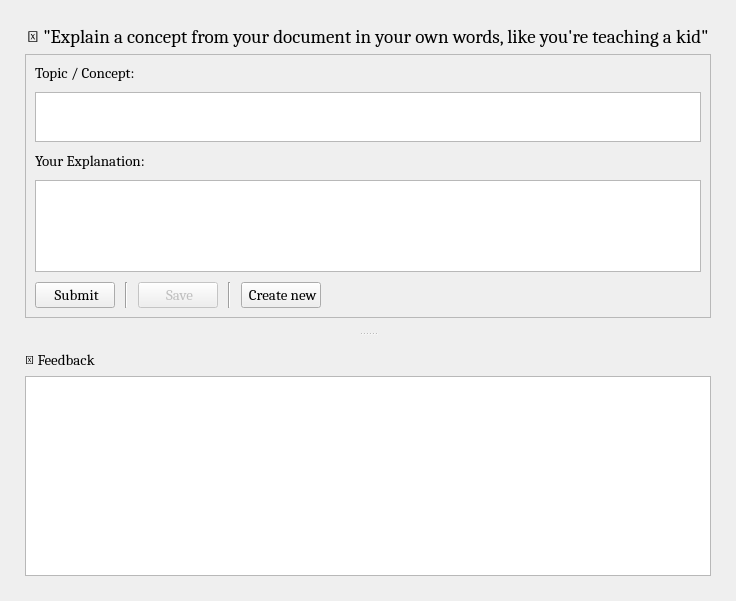
<?xml version="1.0" encoding="UTF-8"?>
<ui version="4.0">
 <class>TeachWidget</class>
 <widget class="QWidget" name="TeachWidget">
  <property name="geometry">
   <rect>
    <x>0</x>
    <y>0</y>
    <width>736</width>
    <height>601</height>
   </rect>
  </property>
  <property name="windowTitle">
   <string>Teach Window</string>
  </property>
  <layout class="QVBoxLayout" name="verticalLayout_4">
   <property name="spacing">
    <number>6</number>
   </property>
   <property name="leftMargin">
    <number>25</number>
   </property>
   <property name="topMargin">
    <number>25</number>
   </property>
   <property name="rightMargin">
    <number>25</number>
   </property>
   <property name="bottomMargin">
    <number>25</number>
   </property>
   <item>
    <widget class="QLabel" name="label">
     <property name="font">
      <font>
       <family>Cambria</family>
       <pointsize>14</pointsize>
      </font>
     </property>
     <property name="text">
      <string>🧠 &quot;Explain a concept from your document in your own words, like you're teaching a kid&quot;</string>
     </property>
     <property name="alignment">
      <set>Qt::AlignmentFlag::AlignCenter</set>
     </property>
     <property name="wordWrap">
      <bool>true</bool>
     </property>
    </widget>
   </item>
   <item>
    <widget class="QSplitter" name="splitter">
     <property name="orientation">
      <enum>Qt::Orientation::Vertical</enum>
     </property>
     <property name="opaqueResize">
      <bool>true</bool>
     </property>
     <property name="handleWidth">
      <number>2</number>
     </property>
     <widget class="QWidget" name="widget_2" native="true">
      <layout class="QVBoxLayout" name="verticalLayout_3">
       <property name="bottomMargin">
        <number>15</number>
       </property>
       <item>
        <widget class="QFrame" name="frame">
         <property name="frameShape">
          <enum>QFrame::Shape::StyledPanel</enum>
         </property>
         <property name="frameShadow">
          <enum>QFrame::Shadow::Raised</enum>
         </property>
         <layout class="QVBoxLayout" name="verticalLayout">
          <property name="spacing">
           <number>10</number>
          </property>
          <item>
           <layout class="QHBoxLayout" name="horizontalLayout">
            <item>
             <widget class="QLabel" name="label_2">
              <property name="font">
               <font>
                <family>Cambria</family>
                <pointsize>11</pointsize>
               </font>
              </property>
              <property name="text">
               <string>Topic / Concept:</string>
              </property>
             </widget>
            </item>
            <item>
             <spacer name="horizontalSpacer">
              <property name="orientation">
               <enum>Qt::Orientation::Horizontal</enum>
              </property>
              <property name="sizeHint" stdset="0">
               <size>
                <width>304</width>
                <height>17</height>
               </size>
              </property>
             </spacer>
            </item>
           </layout>
          </item>
          <item>
           <widget class="QPlainTextEdit" name="topic_input">
            <property name="maximumSize">
             <size>
              <width>16777215</width>
              <height>50</height>
             </size>
            </property>
            <property name="font">
             <font>
              <family>Cambria</family>
              <pointsize>11</pointsize>
             </font>
            </property>
            <property name="plainText">
             <string/>
            </property>
           </widget>
          </item>
          <item>
           <layout class="QHBoxLayout" name="horizontalLayout_2">
            <item>
             <widget class="QLabel" name="label_3">
              <property name="font">
               <font>
                <family>Cambria</family>
                <pointsize>11</pointsize>
               </font>
              </property>
              <property name="text">
               <string>Your Explanation:</string>
              </property>
             </widget>
            </item>
            <item>
             <spacer name="horizontalSpacer_2">
              <property name="orientation">
               <enum>Qt::Orientation::Horizontal</enum>
              </property>
              <property name="sizeHint" stdset="0">
               <size>
                <width>304</width>
                <height>17</height>
               </size>
              </property>
             </spacer>
            </item>
           </layout>
          </item>
          <item>
           <widget class="QPlainTextEdit" name="explanation_input">
            <property name="maximumSize">
             <size>
              <width>16777215</width>
              <height>500</height>
             </size>
            </property>
            <property name="font">
             <font>
              <family>Cambria</family>
              <pointsize>11</pointsize>
             </font>
            </property>
           </widget>
          </item>
          <item>
           <layout class="QHBoxLayout" name="horizontalLayout_3">
            <item>
             <widget class="QPushButton" name="submit_btn">
              <property name="enabled">
               <bool>true</bool>
              </property>
              <property name="font">
               <font>
                <family>Cambria</family>
                <pointsize>11</pointsize>
               </font>
              </property>
              <property name="text">
               <string> Submit</string>
              </property>
              <property name="icon">
               <iconset>
                <normaloff>../icons/send_btn.png</normaloff>../icons/send_btn.png</iconset>
              </property>
             </widget>
            </item>
            <item>
             <widget class="Line" name="line">
              <property name="orientation">
               <enum>Qt::Orientation::Vertical</enum>
              </property>
             </widget>
            </item>
            <item>
             <widget class="QPushButton" name="save_btn">
              <property name="enabled">
               <bool>false</bool>
              </property>
              <property name="font">
               <font>
                <family>Cambria</family>
                <pointsize>11</pointsize>
               </font>
              </property>
              <property name="text">
               <string> Save</string>
              </property>
              <property name="icon">
               <iconset>
                <normaloff>../icons/save.png</normaloff>../icons/save.png</iconset>
              </property>
             </widget>
            </item>
            <item>
             <widget class="Line" name="line_2">
              <property name="orientation">
               <enum>Qt::Orientation::Vertical</enum>
              </property>
             </widget>
            </item>
            <item>
             <widget class="QPushButton" name="new_btn">
              <property name="enabled">
               <bool>true</bool>
              </property>
              <property name="font">
               <font>
                <family>Cambria</family>
                <pointsize>11</pointsize>
               </font>
              </property>
              <property name="text">
               <string> Create new</string>
              </property>
              <property name="icon">
               <iconset>
                <normaloff>../icons/refresh.png</normaloff>../icons/refresh.png</iconset>
              </property>
             </widget>
            </item>
            <item>
             <spacer name="horizontalSpacer_3">
              <property name="orientation">
               <enum>Qt::Orientation::Horizontal</enum>
              </property>
              <property name="sizeHint" stdset="0">
               <size>
                <width>253</width>
                <height>20</height>
               </size>
              </property>
             </spacer>
            </item>
           </layout>
          </item>
         </layout>
        </widget>
       </item>
      </layout>
     </widget>
     <widget class="QWidget" name="widget" native="true">
      <layout class="QVBoxLayout" name="verticalLayout_2">
       <property name="topMargin">
        <number>15</number>
       </property>
       <item>
        <layout class="QHBoxLayout" name="horizontalLayout_5" stretch="0,0">
         <item>
          <widget class="QLabel" name="label_4">
           <property name="font">
            <font>
             <family>Cambria</family>
             <pointsize>11</pointsize>
            </font>
           </property>
           <property name="text">
            <string>💬 Feedback</string>
           </property>
          </widget>
         </item>
         <item>
          <spacer name="horizontalSpacer_4">
           <property name="orientation">
            <enum>Qt::Orientation::Horizontal</enum>
           </property>
           <property name="sizeHint" stdset="0">
            <size>
             <width>40</width>
             <height>20</height>
            </size>
           </property>
          </spacer>
         </item>
        </layout>
       </item>
       <item>
        <widget class="QTextEdit" name="feedback_text">
         <property name="enabled">
          <bool>true</bool>
         </property>
         <property name="minimumSize">
          <size>
           <width>0</width>
           <height>200</height>
          </size>
         </property>
         <property name="font">
          <font>
           <family>Cambria</family>
           <pointsize>11</pointsize>
          </font>
         </property>
         <property name="readOnly">
          <bool>true</bool>
         </property>
        </widget>
       </item>
      </layout>
     </widget>
    </widget>
   </item>
  </layout>
 </widget>
 <resources/>
 <connections/>
</ui>
